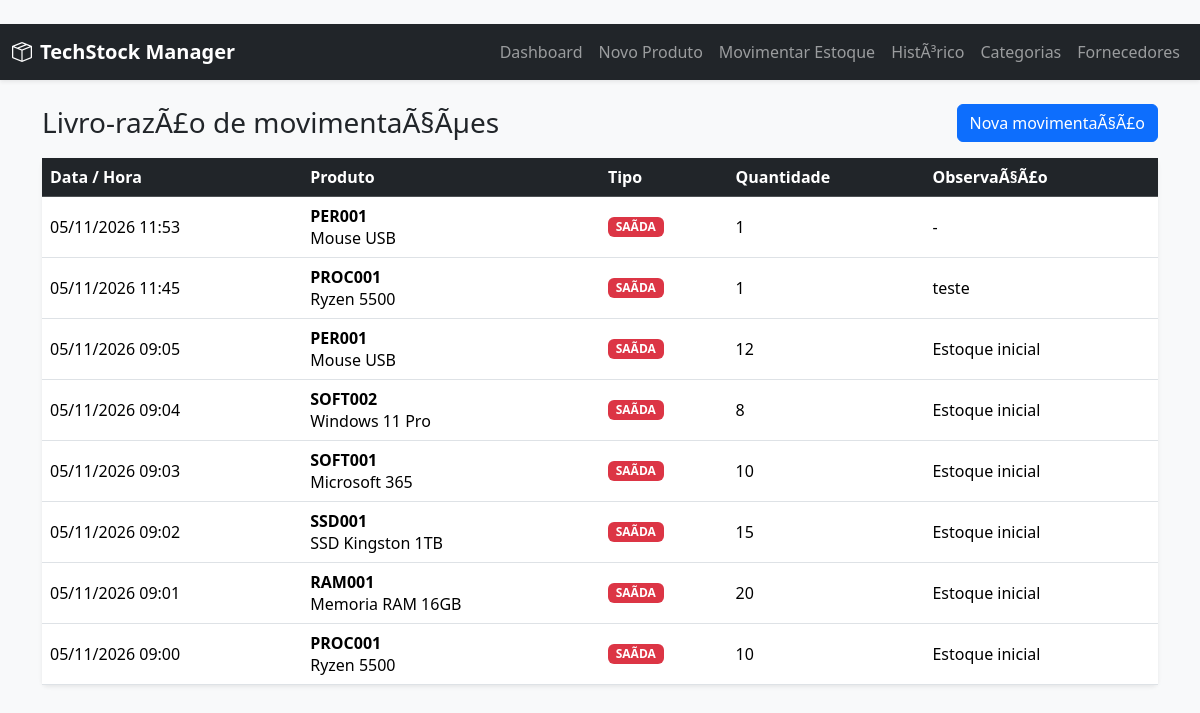
Page /movimentacoes on the committed database.
### tables this page shows
CREATE TABLE movimentacoes (
    id_movimentacao INTEGER PRIMARY KEY AUTOINCREMENT,
    id_produto INTEGER NOT NULL,
    tipo TEXT NOT NULL CHECK (tipo IN ('Entrada', 'Saida')),
    quantidade INTEGER NOT NULL CHECK (quantidade > 0),
    data_hora TEXT NOT NULL DEFAULT CURRENT_TIMESTAMP,
    observacao TEXT,
    FOREIGN KEY (id_produto) REFERENCES produtos(id_produto) ON DELETE RESTRICT
);

CREATE TABLE produtos (
    id_produto INTEGER PRIMARY KEY AUTOINCREMENT,
    sku TEXT NOT NULL UNIQUE,
    nome_produto TEXT NOT NULL,
    fabricante TEXT NOT NULL,
    preco REAL NOT NULL CHECK (preco > 0),
    tipo TEXT NOT NULL CHECK (tipo IN ('Hardware', 'Software', 'Periferico')),
    especificacao TEXT NOT NULL,
    modalidade TEXT,
    estoque_atual INTEGER NOT NULL DEFAULT 0 CHECK (estoque_atual >= 0),
    estoque_minimo INTEGER NOT NULL CHECK (estoque_minimo >= 0),
    localizacao TEXT NOT NULL,
    id_categoria INTEGER NOT NULL,
    id_fornecedor INTEGER NOT NULL,
    FOREIGN KEY (id_categoria) REFERENCES categoria(id_categoria) ON DELETE RESTRICT,
    FOREIGN KEY (id_fornecedor) REFERENCES fornecedor(id_fornecedor) ON DELETE RESTRICT
);

### routers/historico_movimentacoes.py (the view)
@bp.route("/movimentacoes")
def historico_movimentacoes():
    conn = get_db()
    try:
        movimentos = conn.execute("""
            SELECT m.id_movimentacao AS id, p.sku, p.nome_produto AS produto_nome, m.tipo, m.quantidade,
                   m.data_hora, m.observacao
            FROM movimentacoes m
                        INNER JOIN produtos p ON p.id_produto = m.id_produto
            ORDER BY m.data_hora DESC, m.id_movimentacao DESC
        """).fetchall()
        resultado = []
        for movimento in movimentos:
            item = dict(movimento)
            try:
                item["data_formatada"] = datetime.strptime(item["data_hora"], "%Y-%m-%d %H:%M:%S").strftime("%d/%m/%Y %H:%M")
            except (TypeError, ValueError):
                item["data_formatada"] = str(item["data_hora"])
            resultado.append(item)
        return render_template("movimentacoes.html", movimentacoes=resultado)
    finally:
        conn.close()

### db.py (called while the page is built)
def get_db():
    conn = sqlite3.connect(DATABASE)
    conn.row_factory = sqlite3.Row
    conn.execute("PRAGMA foreign_keys = ON")
    return conn

### templates/movimentacoes.html (shortened to what this page needs)
﻿{% extends 'base.html' %}
{% block content %}
<div class="d-flex justify-content-between align-items-center mb-3"><h1 class="h3 mb-0">Livro-razÃ£o de movimentaÃ§Ãµes</h1><a href="{{ url_for('nova_movimentacao.nova_movimentacao') }}" class="btn btn-primary">Nova movimentaÃ§Ã£o</a></div>
<div class="card shadow-sm border-0"><div class="table-responsive"><table class="table table-hover align-middle mb-0"><thead class="table-dark"><tr><th>Data / Hora</th><th>Produto</th><th>Tipo</th><th>Quantidade</th><th>ObservaÃ§Ã£o</th></tr></thead><tbody>
{% for movimento in movimentacoes %}<tr><td>{{ movimento.data_formatada }}</td><td><strong>{{ movimento.sku }}</strong><br>{{ movimento.produto_nome }}</td><td>{% if movimento.tipo == 'ENTRADA' %}<span class="badge bg-success">ENTRADA</span>{% else %}<span class="badge bg-danger">SAÃDA</span>{% endif %}</td><td>{{ movimento.quantidade }}</td><td>{{ movimento.observacao or '-' }}</td></tr>{% else %}<tr><td colspan="5" class="text-center text-muted py-4">Nenhuma movimentaÃ§Ã£o registrada.</td></tr>{% endfor %}
</tbody></table></div></div>
{% endblock %}

### rows in the picture
movimentacoes: data_formatada "05/11/2026 11:53", sku "PER001", produto_nome "Mouse USB", tipo "SAÃDA", quantidade "1", observacao "-"
movimentacoes: data_formatada "05/11/2026 11:45", sku "PROC001", produto_nome "Ryzen 5500", tipo "SAÃDA", quantidade "1", observacao "teste"
movimentacoes: data_formatada "05/11/2026 09:05", sku "PER001", produto_nome "Mouse USB", tipo "SAÃDA", quantidade "12", observacao "Estoque inicial"
movimentacoes: data_formatada "05/11/2026 09:04", sku "SOFT002", produto_nome "Windows 11 Pro", tipo "SAÃDA", quantidade "8", observacao "Estoque inicial"
movimentacoes: data_formatada "05/11/2026 09:03", sku "SOFT001", produto_nome "Microsoft 365", tipo "SAÃDA", quantidade "10", observacao "Estoque inicial"
movimentacoes: data_formatada "05/11/2026 09:02", sku "SSD001", produto_nome "SSD Kingston 1TB", tipo "SAÃDA", quantidade "15", observacao "Estoque inicial"
movimentacoes: data_formatada "05/11/2026 09:01", sku "RAM001", produto_nome "Memoria RAM 16GB", tipo "SAÃDA", quantidade "20", observacao "Estoque inicial"
movimentacoes: data_formatada "05/11/2026 09:00", sku "PROC001", produto_nome "Ryzen 5500", tipo "SAÃDA", quantidade "10", observacao "Estoque inicial"
